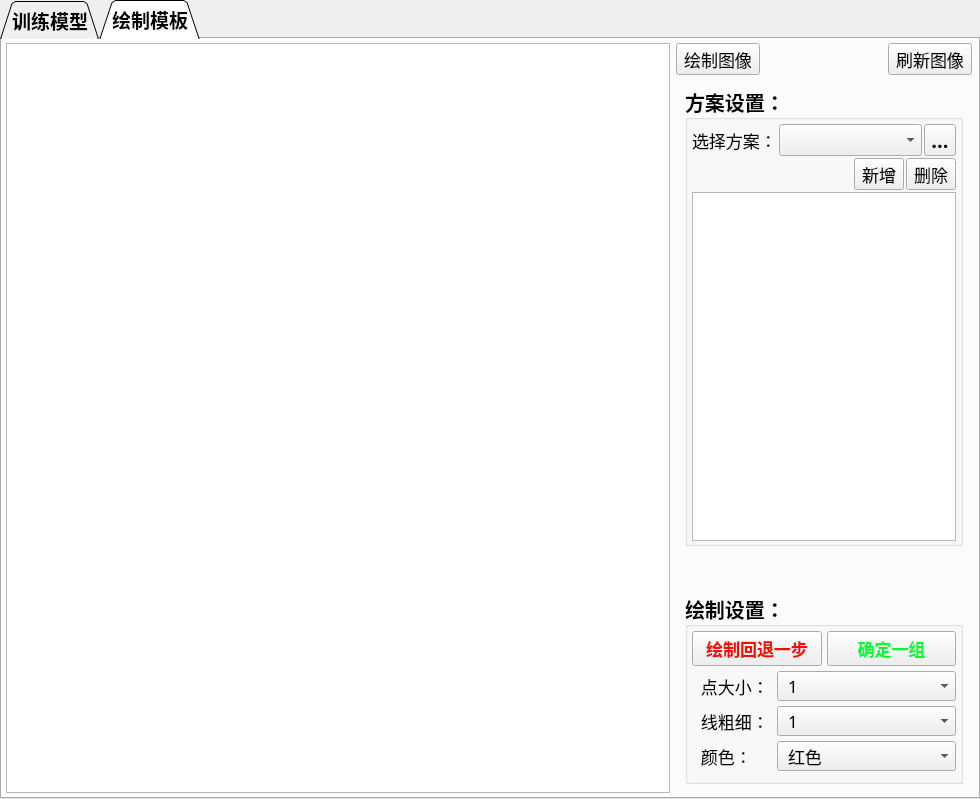
<?xml version="1.0" encoding="UTF-8"?>
<ui version="4.0">
 <class>DrawView</class>
 <widget class="QWidget" name="DrawView">
  <property name="geometry">
   <rect>
    <x>0</x>
    <y>0</y>
    <width>980</width>
    <height>799</height>
   </rect>
  </property>
  <property name="windowTitle">
   <string>Form</string>
  </property>
  <layout class="QHBoxLayout" name="horizontalLayout_2">
   <property name="spacing">
    <number>0</number>
   </property>
   <property name="leftMargin">
    <number>0</number>
   </property>
   <property name="topMargin">
    <number>0</number>
   </property>
   <property name="rightMargin">
    <number>0</number>
   </property>
   <property name="bottomMargin">
    <number>0</number>
   </property>
   <item>
    <widget class="QWidget" name="groupBox" native="true">
     <layout class="QVBoxLayout" name="verticalLayout">
      <property name="spacing">
       <number>0</number>
      </property>
      <property name="leftMargin">
       <number>0</number>
      </property>
      <property name="topMargin">
       <number>0</number>
      </property>
      <property name="rightMargin">
       <number>0</number>
      </property>
      <property name="bottomMargin">
       <number>0</number>
      </property>
      <item>
       <widget class="QTabWidget" name="tabWidget">
        <property name="font">
         <font>
          <family>Microsoft YaHei</family>
          <pointsize>14</pointsize>
          <weight>75</weight>
          <bold>true</bold>
         </font>
        </property>
        <property name="tabPosition">
         <enum>QTabWidget::North</enum>
        </property>
        <property name="tabShape">
         <enum>QTabWidget::Triangular</enum>
        </property>
        <property name="currentIndex">
         <number>1</number>
        </property>
        <widget class="QWidget" name="tab_0">
         <attribute name="title">
          <string>训练模型</string>
         </attribute>
        </widget>
        <widget class="QWidget" name="tab">
         <attribute name="title">
          <string>绘制模板</string>
         </attribute>
         <layout class="QHBoxLayout" name="horizontalLayout_4">
          <property name="spacing">
           <number>4</number>
          </property>
          <property name="leftMargin">
           <number>4</number>
          </property>
          <property name="topMargin">
           <number>4</number>
          </property>
          <property name="rightMargin">
           <number>4</number>
          </property>
          <property name="bottomMargin">
           <number>4</number>
          </property>
          <item>
           <widget class="QWidget" name="horizontalWidget_2" native="true">
            <property name="sizePolicy">
             <sizepolicy hsizetype="Expanding" vsizetype="Expanding">
              <horstretch>0</horstretch>
              <verstretch>0</verstretch>
             </sizepolicy>
            </property>
            <layout class="QHBoxLayout" name="v_layout_view">
             <property name="spacing">
              <number>0</number>
             </property>
             <property name="leftMargin">
              <number>0</number>
             </property>
             <property name="topMargin">
              <number>0</number>
             </property>
             <property name="rightMargin">
              <number>0</number>
             </property>
             <property name="bottomMargin">
              <number>0</number>
             </property>
             <item>
              <widget class="QGraphicsViews" name="graphicsView"/>
             </item>
            </layout>
           </widget>
          </item>
          <item>
           <widget class="QWidget" name="horizontalWidget" native="true">
            <property name="sizePolicy">
             <sizepolicy hsizetype="Fixed" vsizetype="Expanding">
              <horstretch>0</horstretch>
              <verstretch>0</verstretch>
             </sizepolicy>
            </property>
            <property name="minimumSize">
             <size>
              <width>300</width>
              <height>32</height>
             </size>
            </property>
            <property name="maximumSize">
             <size>
              <width>300</width>
              <height>16777215</height>
             </size>
            </property>
            <layout class="QVBoxLayout" name="verticalLayout_3">
             <property name="spacing">
              <number>2</number>
             </property>
             <property name="leftMargin">
              <number>2</number>
             </property>
             <property name="topMargin">
              <number>0</number>
             </property>
             <property name="rightMargin">
              <number>2</number>
             </property>
             <property name="bottomMargin">
              <number>0</number>
             </property>
             <item>
              <widget class="QWidget" name="horizontalWidget" native="true">
               <property name="sizePolicy">
                <sizepolicy hsizetype="Preferred" vsizetype="Fixed">
                 <horstretch>0</horstretch>
                 <verstretch>0</verstretch>
                </sizepolicy>
               </property>
               <layout class="QHBoxLayout" name="horizontalLayout">
                <property name="leftMargin">
                 <number>0</number>
                </property>
                <property name="topMargin">
                 <number>0</number>
                </property>
                <property name="rightMargin">
                 <number>0</number>
                </property>
                <property name="bottomMargin">
                 <number>0</number>
                </property>
                <item>
                 <widget class="QToolButton" name="toolButton_openDraw">
                  <property name="sizePolicy">
                   <sizepolicy hsizetype="Fixed" vsizetype="Expanding">
                    <horstretch>0</horstretch>
                    <verstretch>0</verstretch>
                   </sizepolicy>
                  </property>
                  <property name="minimumSize">
                   <size>
                    <width>30</width>
                    <height>32</height>
                   </size>
                  </property>
                  <property name="maximumSize">
                   <size>
                    <width>1000</width>
                    <height>32</height>
                   </size>
                  </property>
                  <property name="font">
                   <font>
                    <pointsize>13</pointsize>
                    <weight>50</weight>
                    <bold>false</bold>
                   </font>
                  </property>
                  <property name="toolTip">
                   <string>open draw</string>
                  </property>
                  <property name="text">
                   <string>绘制图像</string>
                  </property>
                  <property name="icon">
                   <iconset resource="../resource/Resources.qrc">
                    <normaloff>:/Resources/Resources/trigger.png</normaloff>:/Resources/Resources/trigger.png</iconset>
                  </property>
                  <property name="iconSize">
                   <size>
                    <width>26</width>
                    <height>26</height>
                   </size>
                  </property>
                  <property name="checkable">
                   <bool>true</bool>
                  </property>
                  <property name="toolButtonStyle">
                   <enum>Qt::ToolButtonTextBesideIcon</enum>
                  </property>
                 </widget>
                </item>
                <item>
                 <spacer name="horizontalSpacer">
                  <property name="orientation">
                   <enum>Qt::Horizontal</enum>
                  </property>
                  <property name="sizeHint" stdset="0">
                   <size>
                    <width>40</width>
                    <height>20</height>
                   </size>
                  </property>
                 </spacer>
                </item>
                <item>
                 <widget class="QToolButton" name="toolButton_refresh">
                  <property name="sizePolicy">
                   <sizepolicy hsizetype="Fixed" vsizetype="Expanding">
                    <horstretch>0</horstretch>
                    <verstretch>0</verstretch>
                   </sizepolicy>
                  </property>
                  <property name="minimumSize">
                   <size>
                    <width>32</width>
                    <height>32</height>
                   </size>
                  </property>
                  <property name="maximumSize">
                   <size>
                    <width>1000</width>
                    <height>32</height>
                   </size>
                  </property>
                  <property name="font">
                   <font>
                    <pointsize>13</pointsize>
                    <weight>50</weight>
                    <bold>false</bold>
                   </font>
                  </property>
                  <property name="text">
                   <string>刷新图像</string>
                  </property>
                  <property name="icon">
                   <iconset resource="../resource/Resources.qrc">
                    <normaloff>:/Resources/Resources/reset1.png</normaloff>:/Resources/Resources/reset1.png</iconset>
                  </property>
                  <property name="iconSize">
                   <size>
                    <width>24</width>
                    <height>24</height>
                   </size>
                  </property>
                  <property name="toolButtonStyle">
                   <enum>Qt::ToolButtonTextBesideIcon</enum>
                  </property>
                 </widget>
                </item>
               </layout>
              </widget>
             </item>
             <item>
              <widget class="QWidget" name="widget" native="true">
               <property name="sizePolicy">
                <sizepolicy hsizetype="Expanding" vsizetype="Expanding">
                 <horstretch>0</horstretch>
                 <verstretch>0</verstretch>
                </sizepolicy>
               </property>
               <layout class="QVBoxLayout" name="verticalLayout_2">
                <property name="spacing">
                 <number>2</number>
                </property>
                <item>
                 <widget class="QGroupBox" name="groupBox_3">
                  <property name="sizePolicy">
                   <sizepolicy hsizetype="Expanding" vsizetype="Expanding">
                    <horstretch>0</horstretch>
                    <verstretch>0</verstretch>
                   </sizepolicy>
                  </property>
                  <property name="font">
                   <font>
                    <family>Microsoft YaHei</family>
                    <pointsize>15</pointsize>
                    <weight>75</weight>
                    <bold>true</bold>
                   </font>
                  </property>
                  <property name="title">
                   <string>方案设置：</string>
                  </property>
                  <layout class="QVBoxLayout" name="verticalLayout_5">
                   <property name="spacing">
                    <number>0</number>
                   </property>
                   <property name="leftMargin">
                    <number>4</number>
                   </property>
                   <property name="topMargin">
                    <number>4</number>
                   </property>
                   <property name="rightMargin">
                    <number>4</number>
                   </property>
                   <property name="bottomMargin">
                    <number>2</number>
                   </property>
                   <item>
                    <widget class="QWidget" name="horizontalWidget" native="true">
                     <property name="sizePolicy">
                      <sizepolicy hsizetype="Expanding" vsizetype="Expanding">
                       <horstretch>0</horstretch>
                       <verstretch>0</verstretch>
                      </sizepolicy>
                     </property>
                     <layout class="QVBoxLayout" name="verticalLayout_4">
                      <property name="spacing">
                       <number>2</number>
                      </property>
                      <property name="leftMargin">
                       <number>0</number>
                      </property>
                      <property name="topMargin">
                       <number>0</number>
                      </property>
                      <property name="rightMargin">
                       <number>0</number>
                      </property>
                      <property name="bottomMargin">
                       <number>0</number>
                      </property>
                      <item>
                       <widget class="QWidget" name="horizontalWidget_2" native="true">
                        <property name="sizePolicy">
                         <sizepolicy hsizetype="Expanding" vsizetype="Fixed">
                          <horstretch>0</horstretch>
                          <verstretch>0</verstretch>
                         </sizepolicy>
                        </property>
                        <layout class="QHBoxLayout" name="horizontalLayout_3">
                         <property name="spacing">
                          <number>2</number>
                         </property>
                         <property name="leftMargin">
                          <number>0</number>
                         </property>
                         <property name="topMargin">
                          <number>0</number>
                         </property>
                         <property name="rightMargin">
                          <number>0</number>
                         </property>
                         <property name="bottomMargin">
                          <number>0</number>
                         </property>
                         <item>
                          <widget class="QLabel" name="label">
                           <property name="sizePolicy">
                            <sizepolicy hsizetype="Fixed" vsizetype="Preferred">
                             <horstretch>0</horstretch>
                             <verstretch>0</verstretch>
                            </sizepolicy>
                           </property>
                           <property name="minimumSize">
                            <size>
                             <width>0</width>
                             <height>32</height>
                            </size>
                           </property>
                           <property name="maximumSize">
                            <size>
                             <width>16777215</width>
                             <height>32</height>
                            </size>
                           </property>
                           <property name="font">
                            <font>
                             <family>Microsoft YaHei</family>
                             <pointsize>13</pointsize>
                             <weight>50</weight>
                             <bold>false</bold>
                            </font>
                           </property>
                           <property name="text">
                            <string>选择方案：</string>
                           </property>
                          </widget>
                         </item>
                         <item>
                          <widget class="QComboBox" name="combo_templates">
                           <property name="sizePolicy">
                            <sizepolicy hsizetype="Expanding" vsizetype="Fixed">
                             <horstretch>0</horstretch>
                             <verstretch>0</verstretch>
                            </sizepolicy>
                           </property>
                           <property name="minimumSize">
                            <size>
                             <width>120</width>
                             <height>32</height>
                            </size>
                           </property>
                           <property name="maximumSize">
                            <size>
                             <width>16777215</width>
                             <height>32</height>
                            </size>
                           </property>
                          </widget>
                         </item>
                         <item>
                          <widget class="QToolButton" name="toolButton_xiafa">
                           <property name="minimumSize">
                            <size>
                             <width>32</width>
                             <height>32</height>
                            </size>
                           </property>
                           <property name="maximumSize">
                            <size>
                             <width>32</width>
                             <height>32</height>
                            </size>
                           </property>
                           <property name="text">
                            <string>...</string>
                           </property>
                           <property name="icon">
                            <iconset resource="../resource/Resources.qrc">
                             <normaloff>:/Resources/Resources/saveas1.png</normaloff>:/Resources/Resources/saveas1.png</iconset>
                           </property>
                           <property name="iconSize">
                            <size>
                             <width>26</width>
                             <height>26</height>
                            </size>
                           </property>
                          </widget>
                         </item>
                        </layout>
                       </widget>
                      </item>
                      <item>
                       <layout class="QHBoxLayout" name="horizontalLayout_5">
                        <item>
                         <widget class="QLabel" name="label_info">
                          <property name="minimumSize">
                           <size>
                            <width>50</width>
                            <height>0</height>
                           </size>
                          </property>
                          <property name="font">
                           <font>
                            <family>Microsoft YaHei</family>
                            <pointsize>10</pointsize>
                            <weight>50</weight>
                            <bold>false</bold>
                           </font>
                          </property>
                          <property name="text">
                           <string/>
                          </property>
                          <property name="alignment">
                           <set>Qt::AlignBottom|Qt::AlignLeading|Qt::AlignLeft</set>
                          </property>
                         </widget>
                        </item>
                        <item>
                         <spacer name="horizontalSpacer_2">
                          <property name="orientation">
                           <enum>Qt::Horizontal</enum>
                          </property>
                          <property name="sizeHint" stdset="0">
                           <size>
                            <width>40</width>
                            <height>20</height>
                           </size>
                          </property>
                         </spacer>
                        </item>
                        <item>
                         <widget class="QToolButton" name="toolButton_add">
                          <property name="sizePolicy">
                           <sizepolicy hsizetype="Fixed" vsizetype="Fixed">
                            <horstretch>0</horstretch>
                            <verstretch>0</verstretch>
                           </sizepolicy>
                          </property>
                          <property name="minimumSize">
                           <size>
                            <width>30</width>
                            <height>32</height>
                           </size>
                          </property>
                          <property name="maximumSize">
                           <size>
                            <width>70</width>
                            <height>32</height>
                           </size>
                          </property>
                          <property name="font">
                           <font>
                            <family>Microsoft YaHei</family>
                            <pointsize>13</pointsize>
                            <weight>50</weight>
                            <bold>false</bold>
                           </font>
                          </property>
                          <property name="text">
                           <string>新增</string>
                          </property>
                          <property name="icon">
                           <iconset>
                            <normaloff>:/Resources/Resources/jia.png</normaloff>:/Resources/Resources/jia.png</iconset>
                          </property>
                          <property name="iconSize">
                           <size>
                            <width>26</width>
                            <height>26</height>
                           </size>
                          </property>
                          <property name="toolButtonStyle">
                           <enum>Qt::ToolButtonTextBesideIcon</enum>
                          </property>
                         </widget>
                        </item>
                        <item>
                         <widget class="QToolButton" name="toolButton_delete">
                          <property name="minimumSize">
                           <size>
                            <width>30</width>
                            <height>32</height>
                           </size>
                          </property>
                          <property name="maximumSize">
                           <size>
                            <width>70</width>
                            <height>32</height>
                           </size>
                          </property>
                          <property name="font">
                           <font>
                            <family>Microsoft YaHei</family>
                            <pointsize>13</pointsize>
                            <weight>50</weight>
                            <bold>false</bold>
                           </font>
                          </property>
                          <property name="text">
                           <string>删除</string>
                          </property>
                          <property name="icon">
                           <iconset resource="../resource/Resources.qrc">
                            <normaloff>:/Resources/Resources/delete.png</normaloff>:/Resources/Resources/delete.png</iconset>
                          </property>
                          <property name="iconSize">
                           <size>
                            <width>26</width>
                            <height>26</height>
                           </size>
                          </property>
                          <property name="toolButtonStyle">
                           <enum>Qt::ToolButtonTextBesideIcon</enum>
                          </property>
                         </widget>
                        </item>
                       </layout>
                      </item>
                      <item>
                       <widget class="QTableWidget" name="tableWidget">
                        <property name="sizePolicy">
                         <sizepolicy hsizetype="Expanding" vsizetype="Expanding">
                          <horstretch>0</horstretch>
                          <verstretch>0</verstretch>
                         </sizepolicy>
                        </property>
                        <property name="minimumSize">
                         <size>
                          <width>0</width>
                          <height>300</height>
                         </size>
                        </property>
                        <property name="maximumSize">
                         <size>
                          <width>16777215</width>
                          <height>16777215</height>
                         </size>
                        </property>
                        <property name="font">
                         <font>
                          <family>Microsoft YaHei</family>
                          <pointsize>13</pointsize>
                          <weight>50</weight>
                          <bold>false</bold>
                         </font>
                        </property>
                       </widget>
                      </item>
                     </layout>
                    </widget>
                   </item>
                  </layout>
                 </widget>
                </item>
                <item>
                 <widget class="QLabel" name="label_log">
                  <property name="sizePolicy">
                   <sizepolicy hsizetype="Preferred" vsizetype="Fixed">
                    <horstretch>0</horstretch>
                    <verstretch>0</verstretch>
                   </sizepolicy>
                  </property>
                  <property name="minimumSize">
                   <size>
                    <width>0</width>
                    <height>0</height>
                   </size>
                  </property>
                  <property name="font">
                   <font>
                    <pointsize>13</pointsize>
                    <weight>50</weight>
                    <bold>false</bold>
                   </font>
                  </property>
                  <property name="text">
                   <string/>
                  </property>
                 </widget>
                </item>
                <item>
                 <spacer name="verticalSpacer">
                  <property name="orientation">
                   <enum>Qt::Vertical</enum>
                  </property>
                  <property name="sizeType">
                   <enum>QSizePolicy::Fixed</enum>
                  </property>
                  <property name="sizeHint" stdset="0">
                   <size>
                    <width>20</width>
                    <height>20</height>
                   </size>
                  </property>
                 </spacer>
                </item>
                <item>
                 <widget class="QGroupBox" name="groupBox_2">
                  <property name="sizePolicy">
                   <sizepolicy hsizetype="Expanding" vsizetype="Fixed">
                    <horstretch>0</horstretch>
                    <verstretch>0</verstretch>
                   </sizepolicy>
                  </property>
                  <property name="minimumSize">
                   <size>
                    <width>0</width>
                    <height>120</height>
                   </size>
                  </property>
                  <property name="font">
                   <font>
                    <family>Microsoft YaHei</family>
                    <pointsize>15</pointsize>
                    <weight>75</weight>
                    <bold>true</bold>
                   </font>
                  </property>
                  <property name="title">
                   <string>绘制设置：</string>
                  </property>
                  <layout class="QGridLayout" name="gridLayout">
                   <property name="leftMargin">
                    <number>4</number>
                   </property>
                   <property name="topMargin">
                    <number>4</number>
                   </property>
                   <property name="rightMargin">
                    <number>4</number>
                   </property>
                   <property name="bottomMargin">
                    <number>10</number>
                   </property>
                   <property name="spacing">
                    <number>5</number>
                   </property>
                   <item row="2" column="1">
                    <widget class="QComboBox" name="comboBox_ptSize">
                     <property name="minimumSize">
                      <size>
                       <width>0</width>
                       <height>30</height>
                      </size>
                     </property>
                     <property name="maximumSize">
                      <size>
                       <width>16777215</width>
                       <height>30</height>
                      </size>
                     </property>
                     <property name="font">
                      <font>
                       <family>Microsoft YaHei</family>
                       <pointsize>13</pointsize>
                       <weight>50</weight>
                       <bold>false</bold>
                      </font>
                     </property>
                     <property name="styleSheet">
                      <string notr="true">padding-left:10px;</string>
                     </property>
                     <property name="currentText">
                      <string>1</string>
                     </property>
                     <item>
                      <property name="text">
                       <string>1</string>
                      </property>
                     </item>
                     <item>
                      <property name="text">
                       <string>2</string>
                      </property>
                     </item>
                     <item>
                      <property name="text">
                       <string>3</string>
                      </property>
                     </item>
                     <item>
                      <property name="text">
                       <string>4</string>
                      </property>
                     </item>
                     <item>
                      <property name="text">
                       <string>5</string>
                      </property>
                     </item>
                     <item>
                      <property name="text">
                       <string>6</string>
                      </property>
                     </item>
                     <item>
                      <property name="text">
                       <string>7</string>
                      </property>
                     </item>
                     <item>
                      <property name="text">
                       <string>8</string>
                      </property>
                     </item>
                     <item>
                      <property name="text">
                       <string>9</string>
                      </property>
                     </item>
                     <item>
                      <property name="text">
                       <string>10</string>
                      </property>
                     </item>
                    </widget>
                   </item>
                   <item row="4" column="1">
                    <widget class="QComboBox" name="comboBox_ptColor">
                     <property name="minimumSize">
                      <size>
                       <width>0</width>
                       <height>30</height>
                      </size>
                     </property>
                     <property name="maximumSize">
                      <size>
                       <width>16777215</width>
                       <height>30</height>
                      </size>
                     </property>
                     <property name="font">
                      <font>
                       <family>Microsoft YaHei</family>
                       <pointsize>13</pointsize>
                       <weight>50</weight>
                       <bold>false</bold>
                      </font>
                     </property>
                     <property name="styleSheet">
                      <string notr="true">padding-left:10px;</string>
                     </property>
                     <item>
                      <property name="text">
                       <string>红色</string>
                      </property>
                     </item>
                     <item>
                      <property name="text">
                       <string>绿色</string>
                      </property>
                     </item>
                     <item>
                      <property name="text">
                       <string>蓝色</string>
                      </property>
                     </item>
                    </widget>
                   </item>
                   <item row="0" column="0" colspan="2">
                    <layout class="QHBoxLayout" name="horizontalLayout_7" stretch="1,1">
                     <item>
                      <widget class="QToolButton" name="toolButton_removeOne">
                       <property name="sizePolicy">
                        <sizepolicy hsizetype="Expanding" vsizetype="Fixed">
                         <horstretch>0</horstretch>
                         <verstretch>0</verstretch>
                        </sizepolicy>
                       </property>
                       <property name="minimumSize">
                        <size>
                         <width>30</width>
                         <height>35</height>
                        </size>
                       </property>
                       <property name="maximumSize">
                        <size>
                         <width>3000</width>
                         <height>35</height>
                        </size>
                       </property>
                       <property name="font">
                        <font>
                         <family>Microsoft YaHei</family>
                         <pointsize>13</pointsize>
                         <weight>75</weight>
                         <bold>true</bold>
                        </font>
                       </property>
                       <property name="styleSheet">
                        <string notr="true">color:rgb(255,10,0);</string>
                       </property>
                       <property name="text">
                        <string>绘制回退一步</string>
                       </property>
                       <property name="icon">
                        <iconset resource="../resource/Resources.qrc">
                         <normaloff>:/Resources/Resources/resume.png</normaloff>:/Resources/Resources/resume.png</iconset>
                       </property>
                       <property name="iconSize">
                        <size>
                         <width>20</width>
                         <height>20</height>
                        </size>
                       </property>
                       <property name="toolButtonStyle">
                        <enum>Qt::ToolButtonTextOnly</enum>
                       </property>
                       <property name="autoRaise">
                        <bool>false</bool>
                       </property>
                      </widget>
                     </item>
                     <item>
                      <widget class="QToolButton" name="toolButton_confirm">
                       <property name="sizePolicy">
                        <sizepolicy hsizetype="Preferred" vsizetype="Fixed">
                         <horstretch>0</horstretch>
                         <verstretch>0</verstretch>
                        </sizepolicy>
                       </property>
                       <property name="minimumSize">
                        <size>
                         <width>0</width>
                         <height>35</height>
                        </size>
                       </property>
                       <property name="maximumSize">
                        <size>
                         <width>16777215</width>
                         <height>35</height>
                        </size>
                       </property>
                       <property name="font">
                        <font>
                         <pointsize>13</pointsize>
                         <weight>75</weight>
                         <bold>true</bold>
                        </font>
                       </property>
                       <property name="styleSheet">
                        <string notr="true">color:rgb(0,255,50);</string>
                       </property>
                       <property name="text">
                        <string>确定一组</string>
                       </property>
                      </widget>
                     </item>
                    </layout>
                   </item>
                   <item row="4" column="0">
                    <widget class="QLabel" name="label_3">
                     <property name="sizePolicy">
                      <sizepolicy hsizetype="Fixed" vsizetype="Preferred">
                       <horstretch>0</horstretch>
                       <verstretch>0</verstretch>
                      </sizepolicy>
                     </property>
                     <property name="minimumSize">
                      <size>
                       <width>80</width>
                       <height>30</height>
                      </size>
                     </property>
                     <property name="maximumSize">
                      <size>
                       <width>80</width>
                       <height>30</height>
                      </size>
                     </property>
                     <property name="font">
                      <font>
                       <family>Microsoft YaHei</family>
                       <pointsize>13</pointsize>
                       <weight>50</weight>
                       <bold>false</bold>
                      </font>
                     </property>
                     <property name="text">
                      <string>  颜色：</string>
                     </property>
                    </widget>
                   </item>
                   <item row="2" column="0">
                    <widget class="QLabel" name="label_2">
                     <property name="sizePolicy">
                      <sizepolicy hsizetype="Fixed" vsizetype="Preferred">
                       <horstretch>0</horstretch>
                       <verstretch>0</verstretch>
                      </sizepolicy>
                     </property>
                     <property name="minimumSize">
                      <size>
                       <width>80</width>
                       <height>30</height>
                      </size>
                     </property>
                     <property name="maximumSize">
                      <size>
                       <width>80</width>
                       <height>30</height>
                      </size>
                     </property>
                     <property name="font">
                      <font>
                       <family>Microsoft YaHei</family>
                       <pointsize>13</pointsize>
                       <weight>50</weight>
                       <bold>false</bold>
                      </font>
                     </property>
                     <property name="text">
                      <string>  点大小：</string>
                     </property>
                    </widget>
                   </item>
                   <item row="3" column="0">
                    <widget class="QLabel" name="label_4">
                     <property name="sizePolicy">
                      <sizepolicy hsizetype="Fixed" vsizetype="Preferred">
                       <horstretch>0</horstretch>
                       <verstretch>0</verstretch>
                      </sizepolicy>
                     </property>
                     <property name="minimumSize">
                      <size>
                       <width>80</width>
                       <height>30</height>
                      </size>
                     </property>
                     <property name="maximumSize">
                      <size>
                       <width>80</width>
                       <height>30</height>
                      </size>
                     </property>
                     <property name="font">
                      <font>
                       <family>Microsoft YaHei</family>
                       <pointsize>13</pointsize>
                       <weight>50</weight>
                       <bold>false</bold>
                      </font>
                     </property>
                     <property name="text">
                      <string>  线粗细：</string>
                     </property>
                    </widget>
                   </item>
                   <item row="3" column="1">
                    <widget class="QComboBox" name="comboBox_2">
                     <property name="minimumSize">
                      <size>
                       <width>0</width>
                       <height>30</height>
                      </size>
                     </property>
                     <property name="maximumSize">
                      <size>
                       <width>16777215</width>
                       <height>30</height>
                      </size>
                     </property>
                     <property name="font">
                      <font>
                       <family>Microsoft YaHei</family>
                       <pointsize>13</pointsize>
                       <weight>50</weight>
                       <bold>false</bold>
                      </font>
                     </property>
                     <property name="styleSheet">
                      <string notr="true">padding-left:10px;</string>
                     </property>
                     <item>
                      <property name="text">
                       <string>1</string>
                      </property>
                     </item>
                     <item>
                      <property name="text">
                       <string>2</string>
                      </property>
                     </item>
                     <item>
                      <property name="text">
                       <string>3</string>
                      </property>
                     </item>
                     <item>
                      <property name="text">
                       <string>4</string>
                      </property>
                     </item>
                     <item>
                      <property name="text">
                       <string>5</string>
                      </property>
                     </item>
                     <item>
                      <property name="text">
                       <string>6</string>
                      </property>
                     </item>
                     <item>
                      <property name="text">
                       <string>7</string>
                      </property>
                     </item>
                     <item>
                      <property name="text">
                       <string>8</string>
                      </property>
                     </item>
                     <item>
                      <property name="text">
                       <string>9</string>
                      </property>
                     </item>
                     <item>
                      <property name="text">
                       <string>10</string>
                      </property>
                     </item>
                    </widget>
                   </item>
                  </layout>
                 </widget>
                </item>
               </layout>
              </widget>
             </item>
            </layout>
           </widget>
          </item>
         </layout>
        </widget>
       </widget>
      </item>
     </layout>
    </widget>
   </item>
  </layout>
 </widget>
 <customwidgets>
  <customwidget>
   <class>QGraphicsViews</class>
   <extends>QGraphicsView</extends>
   <header location="global">QGraphicsViews.h</header>
  </customwidget>
 </customwidgets>
 <resources>
  <include location="../resource/Resources.qrc"/>
 </resources>
 <connections/>
</ui>
